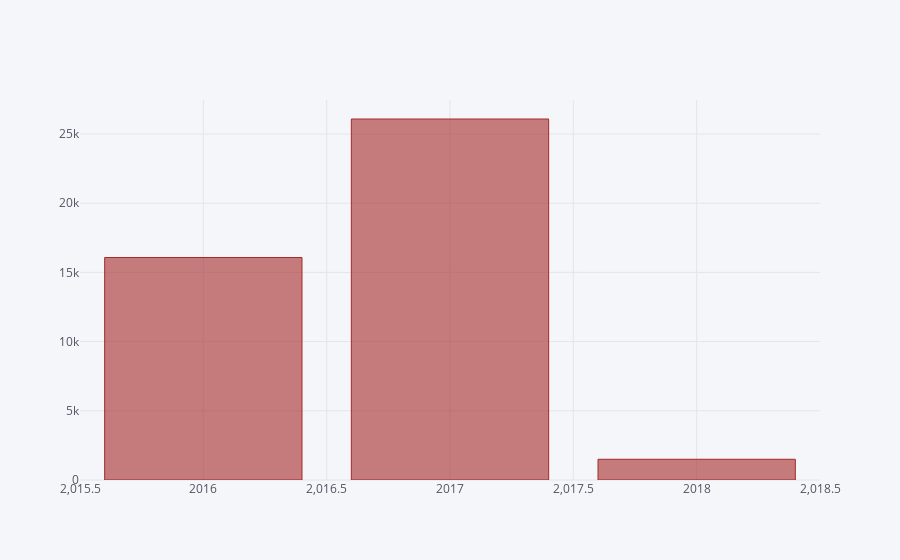

The cell this chart's notebook holds for it:
### Code cell
f.iplot(kind='bar',color='brown')

### Figure 1 — Plotly figure (JSON) as saved in the notebook; plotly's stock layout.template omitted (floating-point values rounded to 4 significant figures)
{"data": [{"marker": {"color": "rgba(165, 42, 42, 0.6)", "line": {"color": "rgba(165, 42, 42, 1.0)", "width": 1}}, "name": "upvotes", "orientation": "v", "text": "", "type": "bar", "uid": "3679c397-497b-4f0b-acb7-dce8d431f588", "x": [2018, 2017, 2016], "y": [1497, 26084, 16076]}], "layout": {"legend": {"bgcolor": "#F5F6F9", "font": {"color": "#4D5663"}}, "paper_bgcolor": "#F5F6F9", "plot_bgcolor": "#F5F6F9", "title": {"font": {"color": "#4D5663"}}, "xaxis": {"gridcolor": "#E1E5ED", "showgrid": true, "tickfont": {"color": "#4D5663"}, "title": {"font": {"color": "#4D5663"}, "text": ""}, "zerolinecolor": "#E1E5ED"}, "yaxis": {"gridcolor": "#E1E5ED", "showgrid": true, "tickfont": {"color": "#4D5663"}, "title": {"font": {"color": "#4D5663"}, "text": ""}, "zerolinecolor": "#E1E5ED"}}}
